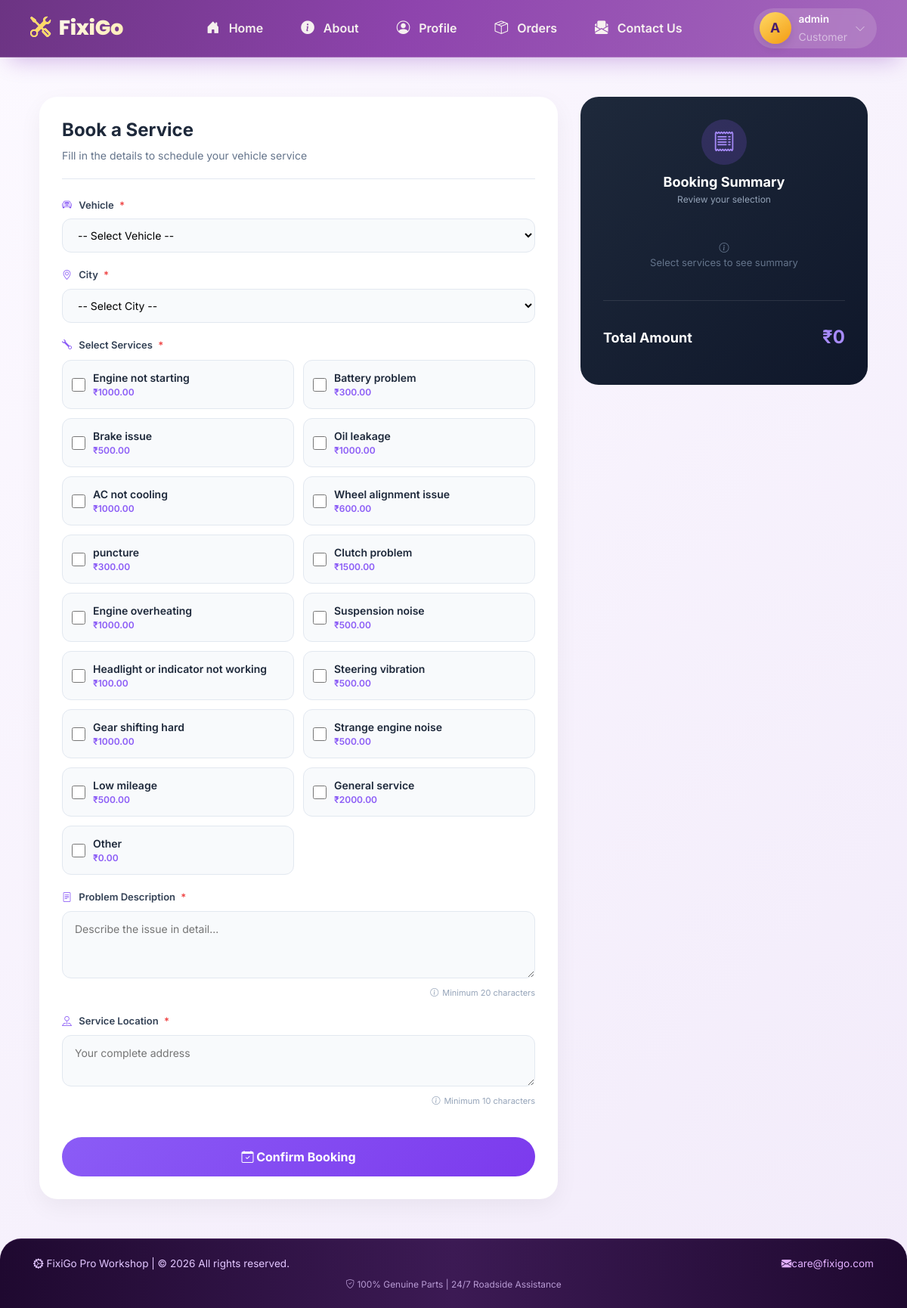
Page /service/service-booking/ (signed in) on the committed database.
### customer/models.py (models this page shows, shortened)
class Customer(models.Model):
    user = models.OneToOneField(User, on_delete=models.CASCADE)
    name = models.CharField(max_length=255)
    number = models.CharField(max_length=15)
    address = models.TextField()
    profile_pic = models.ImageField(upload_to='profile_pic/',null=True, blank=True)
    city = models.ForeignKey('customer.City', on_delete=models.CASCADE)
    is_active = models.BooleanField(default=True)

### services/models.py (models this page shows, shortened)
class Complaints(models.Model):
    complaint_name = models.CharField(255)
    basic_service_price = models.DecimalField(max_digits=10, decimal_places=2)

### main_account/models.py (models this page shows, shortened)
class Fixigo(models.Model):
    email_customer = models.EmailField()
    email_mechanic = models.EmailField()
    number_customer = models.CharField(max_length=15)
    number_mechanic = models.CharField(max_length=15)
    location = models.CharField()
    address = models.TextField()

### services/views.py (the view, shortened to what this page needs)
# urls.py: path('service-booking/', views.service_booking, name='service_booking'),
@login_required
def service_booking(request):
    customer = get_object_or_404(Customer, user=request.user)
    cities = City.objects.all()
    vehicles = Vehicle.objects.filter(customer=customer)
    complaints = Complaints.objects.all()
    return render(request, 'service_booking.html', {
        'vehicles': vehicles,
        'cities': cities,
        'complaints': complaints
    })

### customer/context_processors.py (called while the page is built)
def fixigo_data(request):
    try:
        fixigo = Fixigo.objects.latest('id')
    except Fixigo.DoesNotExist:
        fixigo = None
    return {
        'fixigo': fixigo
    }

### services/templates/service_booking.html (shortened to what this page needs)
{% extends 'base.html' %}
{% block content %}
<div class="booking-wrapper">
    <div class="booking-layout">
        <div class="form-card">
            <h2 class="form-title">Book a Service</h2>
            <p class="form-subtitle">Fill in the details to schedule your vehicle service</p>
            <form method="POST" id="bookingForm">
                <div class="input-group-custom">
                    <label><i class="bi bi-car-front"></i> Vehicle <span class="required">*</span></label>
                    <select name="vehicle" id="vehicleSelect">
                        <option value="">-- Select Vehicle --</option>
                    </select>
                </div>
                <div class="input-group-custom">
                    <label><i class="bi bi-geo-alt"></i> City <span class="required">*</span></label>
                    <select name="city" id="citySelect">
                        <option value="">-- Select City --</option>
                    </select>
                </div>
                <div class="input-group-custom">
                    <label><i class="bi bi-wrench"></i> Select Services <span class="required">*</span></label>
                    <div class="services-grid" id="servicesGrid">
                        {% for complaint in complaints %}
                            <div class="service-card" data-id="{{ complaint.id }}" data-name="{{ complaint.complaint_name }}" data-price="{{ complaint.basic_service_price }}">
                                <input type="checkbox" name="complaints" value="{{ complaint.id }}" id="service{{ complaint.id }}">
                                <div class="service-info">
                                    <div class="service-name">{{ complaint.complaint_name }}</div>
                                    <div class="service-price">₹{{ complaint.basic_service_price }}</div>
                                </div>
                            </div>
                        {% endfor %}
                    </div>
                </div>
                <div class="input-group-custom">
                    <label><i class="bi bi-file-text"></i> Problem Description <span class="required">*</span></label>
                    <textarea name="problem_description" id="problemDesc" rows="3" placeholder="Describe the issue in detail..."></textarea>
                    <div class="char-counter" id="problemCounter">
                        <i class="bi bi-info-circle"></i> Minimum 20 characters
                    </div>
                </div>
                <div class="input-group-custom">
                    <label><i class="bi bi-pin-map"></i> Service Location <span class="required">*</span></label>
                    <textarea name="location" id="locationText" rows="2" placeholder="Your complete address" required></textarea>
                    <div class="char-counter" id="locationCounter">
                        <i class="bi bi-info-circle"></i> Minimum 10 characters
                    </div>
                </div>
                <button type="submit" class="btn-book" id="submitBtn">
                    <i class="bi bi-calendar-check"></i> Confirm Booking
                </button>
            </form>
        </div>
        <div class="summary-card">
            <div class="summary-header">
                <div class="summary-icon">
                    <i class="bi bi-receipt"></i>
                </div>
                <h4>Booking Summary</h4>
                <p>Review your selection</p>
            </div>
            <div class="selected-services-list" id="selectedList">
            </div>
            <div class="divider"></div>
            <div class="total-row">
                <span>Total Amount</span>
                <span class="total-amount" id="totalAmount">₹0</span>
            </div>
        </div>
    </div>
</div>
{% endblock %}

### customer/templates/base.html (shortened to what this page needs)
<!DOCTYPE html>
<html lang="en">
<head>
    <link href="https://cdn.jsdelivr.net/npm/bootstrap@5.3.2/dist/css/bootstrap.min.css" rel="stylesheet">
    <link href="https://cdn.jsdelivr.net/npm/bootstrap-icons/font/bootstrap-icons.css" rel="stylesheet">
    <link rel="stylesheet"
      href="https://cdnjs.cloudflare.com/ajax/libs/font-awesome/6.7.2/css/all.min.css">
    <link href="https://unpkg.com/aos@2.3.1/dist/aos.css" rel="stylesheet">
</head>
<body>
    <header>
        <nav class="navbar navbar-expand-lg navbar-fixigo">
            <div class="container-fluid px-0 px-md-2">
                <a class="navbar-brand brand-icon" href="{% url 'home' %}">
                    <i class="bi bi-tools"></i> FixiGo
                </a>
                <div class="collapse navbar-collapse" id="baseNavbar">
                    <ul class="navbar-nav mx-auto mb-2 mb-lg-0 align-items-center">
                        <li class="nav-item">
                            <a class="nav-link nav-link-custom {% if request.resolver_match.url_name == 'home' %}active{% endif %}" href="{% url 'home' %}">
                                <i class="bi bi-house-door-fill"></i> <span>Home</span>
                            </a>
                        </li>
                        <li class="nav-item">
                            <a class="nav-link nav-link-custom {% if request.resolver_match.url_name == 'about' %}active{% endif %}" href="{% url 'about' %}">
                                <i class="bi bi-info-circle-fill"></i> <span>About</span>
                            </a>
                        </li>
                        <li class="nav-item">
                            <a class="nav-link nav-link-custom {% if request.resolver_match.url_name == 'profile_user' %}active{% endif %}" href="{% url 'profile_user' %}">
                                <i class="bi bi-person-circle"></i> <span>Profile</span>
                            </a>
                        </li>
                        <li class="nav-item">
                            <a class="nav-link nav-link-custom {% if request.resolver_match.url_name == 'order_details' %}active{% endif %}" href="{% url 'order_details' %}">
                                <i class="bi bi-box-seam"></i> <span>Orders</span>
                            </a>
                        </li>
                        <li class="nav-item">
                            <a class="nav-link nav-link-custom {% if request.resolver_match.url_name == 'contactus' %}active{% endif %}" href="{% url 'contactus' %}">
                                <i class="bi bi-envelope-paper-fill"></i> <span>Contact Us</span>
                            </a>
                        </li>
                    </ul>
                    <div class="profile-dropdown-wrapper">
                        <div class="profile-pill" id="profilePillBtn">
                            <div class="avatar-base">
                                {% if request.user.customer.profile_pic %}
                                    <img src="{{ request.user.customer.profile_pic.url }}" alt="avatar">
                                {% else %}
                                    {{ request.user.customer.name|slice:":1"|upper|default:"U" }}
                                {% endif %}
                            </div>
                            <div class="user-label">
                                <div class="fw-semibold text-white" style="font-size: 0.85rem;">
                                    {{ request.user.customer.name|default:"Guest User" }}
                                </div>
                                <small class="text-white-50">Customer</small>
                            </div>
                            <i class="bi bi-chevron-down text-white-50 small"></i>
                        </div>
                    </div>
                </div>
            </div>
        </nav>
    </header>
    <main class="main-base">
        {% block content %}{% endblock %}
    </main>
    <footer class="footer-base">
        <div class="container-fluid">
            <div class="row gy-3 align-items-center">
                <div class="col-md-6 text-center text-md-start">
                    <i class="bi bi-gear-wide-connected"></i> FixiGo Pro Workshop | © {% now "Y" %} All rights reserved.
                </div>
                <div class="col-md-6 text-center text-md-end">
                    <a href="#"><i class="bi bi-envelope-fill"></i>{{fixigo.email_customer}}</a>
                </div>
            </div>
            <div class="row mt-2">
                <div class="col text-center small opacity-75">
                    <i class="bi bi-shield-check"></i> 100% Genuine Parts | 24/7 Roadside Assistance
                </div>
            </div>
        </div>
    </footer>
</body>
</html>

### customer/templates/base.html (style rules this page uses)
:root { --purple-deep: #4a1d6d; --purple-primary: #8e44ad; --purple-light: #b07dce; --purple-glow: #c39bd3; --purple-bg-light: #f9f5ff; --gold-accent: #ffd966; }
* { margin: 0; padding: 0; box-sizing: border-box; }
body { font-family: 'Inter', sans-serif; background: linear-gradient(135deg, #fcf9ff 0%, #f2ebfa 100%); min-height: 100vh; display: flex; flex-direction: column; overflow-x: hidden; }
.navbar-fixigo { background: linear-gradient(105deg, #6c3483 0%, #8e44ad 45%, #a569bd 100%); backdrop-filter: blur(2px); padding: 0.7rem 2rem; box-shadow: 0 15px 30px -12px rgba(106, 13, 173, 0.3); border-bottom: 1px solid rgba(255,255,240,0.2); transition: all 0.2s; position: relative; z-index: 1030; }
.brand-icon { font-family: 'Poppins', sans-serif; font-weight: 800; font-size: 1.7rem; background: linear-gradient(125deg, #fff, #ffecb3); -webkit-background-clip: text; background-clip: text; color: transparent; letter-spacing: -0.3px; }
.brand-icon i { background: none; color: #ffd966; margin-right: 6px; }
.nav-link-custom { font-weight: 600; margin: 0 5px; padding: 8px 20px !important; border-radius: 40px; color: rgba(255,255,245,0.92) !important; transition: all 0.25s cubic-bezier(0.2, 0.9, 0.4, 1.2); }
.nav-link-custom i { margin-right: 8px; font-size: 1.1rem; }
.profile-dropdown-wrapper { position: relative; }
.profile-pill { background: rgba(255,255,240,0.15); border-radius: 60px; padding: 4px 15px 4px 8px; backdrop-filter: blur(4px); cursor: pointer; transition: 0.2s; display: flex; align-items: center; gap: 10px; }
.avatar-base { width: 42px; height: 42px; background: linear-gradient(145deg, #ffd966, #f39c12); border-radius: 50%; display: flex; align-items: center; justify-content: center; font-weight: bold; font-size: 1.1rem; color: #4a1d6d; box-shadow: 0 5px 12px rgba(0,0,0,0.1); overflow: hidden; flex-shrink: 0; }
.main-base { flex: 1; padding: 2rem 2rem; animation: fadeSlideUp 0.45s ease-out; position: relative; z-index: 1; }
.footer-base { background: linear-gradient(90deg, #1f0930, #3c1a54, #1f0930); color: #e2c6ff; padding: 1.4rem 2rem; margin-top: auto; border-top-left-radius: 28px; border-top-right-radius: 28px; font-size: 0.85rem; border-top: 1px solid #a569bd40; }
.footer-base a { color: #e2b0ff; text-decoration: none; transition: 0.2s; }

### rows in the picture
Complaints: complaint_name "Engine not starting", basic_service_price "1000.00"
Complaints: complaint_name "Battery problem", basic_service_price "300.00"
Complaints: complaint_name "Brake issue", basic_service_price "500.00"
Complaints: complaint_name "Oil leakage", basic_service_price "1000.00"
Complaints: complaint_name "AC not cooling", basic_service_price "1000.00"
Complaints: complaint_name "Wheel alignment issue", basic_service_price "600.00"
Complaints: complaint_name "puncture", basic_service_price "300.00"
Complaints: complaint_name "Clutch problem", basic_service_price "1500.00"
Complaints: complaint_name "Engine overheating", basic_service_price "1000.00"
Complaints: complaint_name "Suspension noise", basic_service_price "500.00"
Complaints: complaint_name "Headlight or indicator not working", basic_service_price "100.00"
Complaints: complaint_name "Steering vibration", basic_service_price "500.00"
Complaints: complaint_name "Gear shifting hard", basic_service_price "1000.00"
Complaints: complaint_name "Strange engine noise", basic_service_price "500.00"
Complaints: complaint_name "Low mileage", basic_service_price "500.00"
Complaints: complaint_name "General service", basic_service_price "2000.00"
Complaints: complaint_name "Other", basic_service_price "0.00"
Fixigo: email_customer "care@fixigo.com"

### other values in the picture
{{ request.user.customer.name|slice:":1"|upper|default:"U" }} "A"
{{ request.user.customer.name|default:"Guest User" }} "admin"
